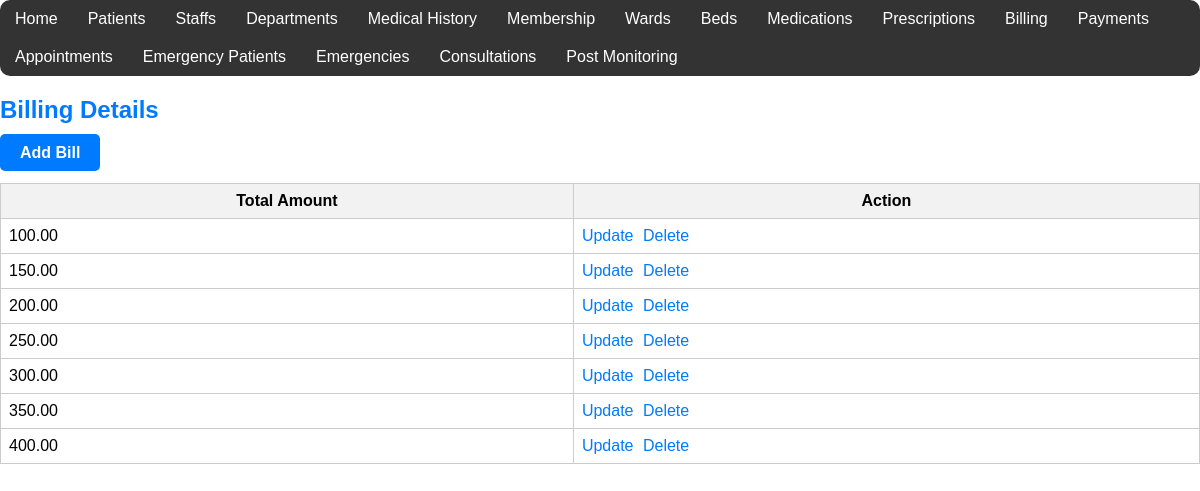
The page /billings/table.php on the database its author committed.
### tables this page shows
CREATE TABLE Billings (
    bill_id INT AUTO_INCREMENT PRIMARY KEY,
    patient_id INT NOT NULL,
    total_amount DECIMAL(10, 2) DEFAULT 0,
    FOREIGN KEY (patient_id) REFERENCES Patients(patient_id),
    unique key (bill_id)
);

### billings/table.php (the view, shortened to what this page needs)
<!DOCTYPE html>
<html lang="en">
<head>
</head>
<body>
<div class="container">
    <div class="custom-navbar">
        <?php
        $pages = array(
            "Home" => "../layout/admin_dashboard.php",
            "Patients" => "../patients/table.php",
            "Staffs" => "../staff_members/table.php",
            "Departments" => "../department/table.php",
            "Medical History" => "../medical_history/table.php",
            "Membership" => "../patient membership/table.php",
            "Wards" => "../ward/table.php",
            "Beds" => "../beds/table.php",
            "Medications" => "../medications/table.php",
            "Prescriptions" => "../prescriptions/table.php",
            "Billing" => "../billings/table.php",
            "Payments" => "../payment/table.php",
            "Appointments" => "../Appointments/table.php",
            "Emergency Patients" => "../emergency_patients/table.php",
            "Emergencies" => "../Emergencies/table.php",
            "Consultations" => "../consultations/table.php",
            "Post Monitoring" => "../post_service_monitoring/table.php"
        );
        foreach ($pages as $pageTitle => $pageURL) {
            echo "<a href='$pageURL'>$pageTitle</a>";
        }
        ?>
    </div>
</div>
</body>
</html>
<?php
$servername = "localhost";
$username = "root";
$password = "norah#@$&";
$database = "Jamii1_hospital";
$conn = new mysqli($servername, $username, $password, $database);
$sql = "SELECT b.bill_id, b.total_amount, p.patient_name, p.patient_id
        FROM Billings b
        INNER JOIN Patients p ON b.patient_id = p.patient_id";
$result = $conn->query($sql);
?>
<!DOCTYPE html>
<html lang="en">
<head>
</head>
<body>
    <h2>Billing Details</h2>
    <h4><a href="form.php" class="add-button">Add Bill</a></h4>
    <table>
        <tr>
            <th>Total Amount</th>
            <th>Action</th>
        </tr>
        <?php
        if ($result->num_rows > 0) {
            while ($row = $result->fetch_assoc()) {
                ?>
                <tr>
                    <td><?php echo $row["total_amount"] ?></td>
                    <td class="action-links">
                        <a href="update.php?bill_id=<?php echo $row["bill_id"]; ?>">Update</a>
                        <a href="delete.php?bill_id=<?php echo $row["bill_id"]; ?>" onclick="return confirm('Are you sure you want to delete this record?')">Delete</a>
                    </td>
                </tr>
                <?php
            }
        } else {
            ?>
            <tr><td colspan='2'>No records found</td></tr>
            <?php
        }
        ?>
    </table>
</body>
</html>

### billings/table.php (style rules this page uses)
body, h1, p { margin: 0; padding: 0; }
.custom-navbar { background-color: #333; border-radius: 10px; margin-bottom: 20px; overflow: hidden; }
.custom-navbar a { float: left; display: block; color: white; text-align: center; padding: 10px 15px; text-decoration: none; transition: background-color 0.3s ease; }
body { font-family: Arial, sans-serif; margin: 0; padding: 0; }
h2 { color: #007bff; }
h4 { margin-top: 20px; }
table { width: 100%; border-collapse: collapse; margin-top: 20px; }
th, td { border: 1px solid #ccc; padding: 8px; }
th { background-color: #f2f2f2; }
.add-button { background-color: #007bff; color: white; border: none; padding: 10px 20px; border-radius: 5px; cursor: pointer; transition: background-color 0.3s; text-decoration: none; }
.action-links a { margin-right: 5px; color: #007bff; text-decoration: none; }

### rows shown on the page
billings: total_amount "100.00"
billings: total_amount "150.00"
billings: total_amount "200.00"
billings: total_amount "250.00"
billings: total_amount "300.00"
billings: total_amount "350.00"
billings: total_amount "400.00"

### other values the page prints
$pageTitle "Home"
$pageTitle "Patients"
$pageTitle "Staffs"
$pageTitle "Departments"
$pageTitle "Medical History"
$pageTitle "Membership"
$pageTitle "Wards"
$pageTitle "Beds"
$pageTitle "Medications"
$pageTitle "Prescriptions"
$pageTitle "Billing"
$pageTitle "Payments"
$pageTitle "Appointments"
$pageTitle "Emergency Patients"
$pageTitle "Emergencies"
